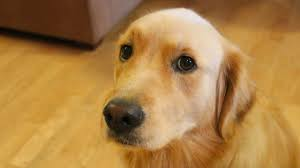
#> input picture dog1.jpeg, 300 x 168 px
$ python testnewimg.py
#> lines starting #> are read from the running program, lines starting #| are printed output that depends on the picture
#!/usr/bin/python3

import  cv2
import numpy  as  np
print(cv2.__version__)

# now reading image
#  image flags                       1
color_img=cv2.imread('dog1.jpeg',cv2.IMREAD_COLOR)
#> color_img is the input picture: shape (168, 300, 3); mean B, G, R 70.3, 128.6, 172
#color_img=np.zeros((512,512,3))
#           window name , img data
print(color_img.shape)
#| (168, 300, 3)
# this is ROI
#cv2.imshow('cimg',color_img[200:400,200:700])
# now time for  basic image operations
# draw a line BGR
cv2.line(color_img,(0,0),(300,400),(0,0,255),10)
# rectangle
#cv2.rectangle(color_img,(0,0),(200,320),(0,255,0),-1)
# circle
#cv2.circle(color_img,(400,500),60,(255,0,0),-1)
# font type set
font = cv2.FONT_HERSHEY_SIMPLEX
#                                              font_size      font_line_width
cv2.putText(color_img,'OpenCV',(10,20), font, 6,(255,255,255),8,cv2.LINE_AA)
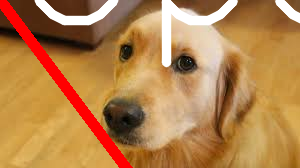
#> color_img: shape (168, 300, 3); mean B, G, R 76.6, 130.3, 181.1

cv2.imshow('newimg',color_img)
cv2.waitKey(0)
